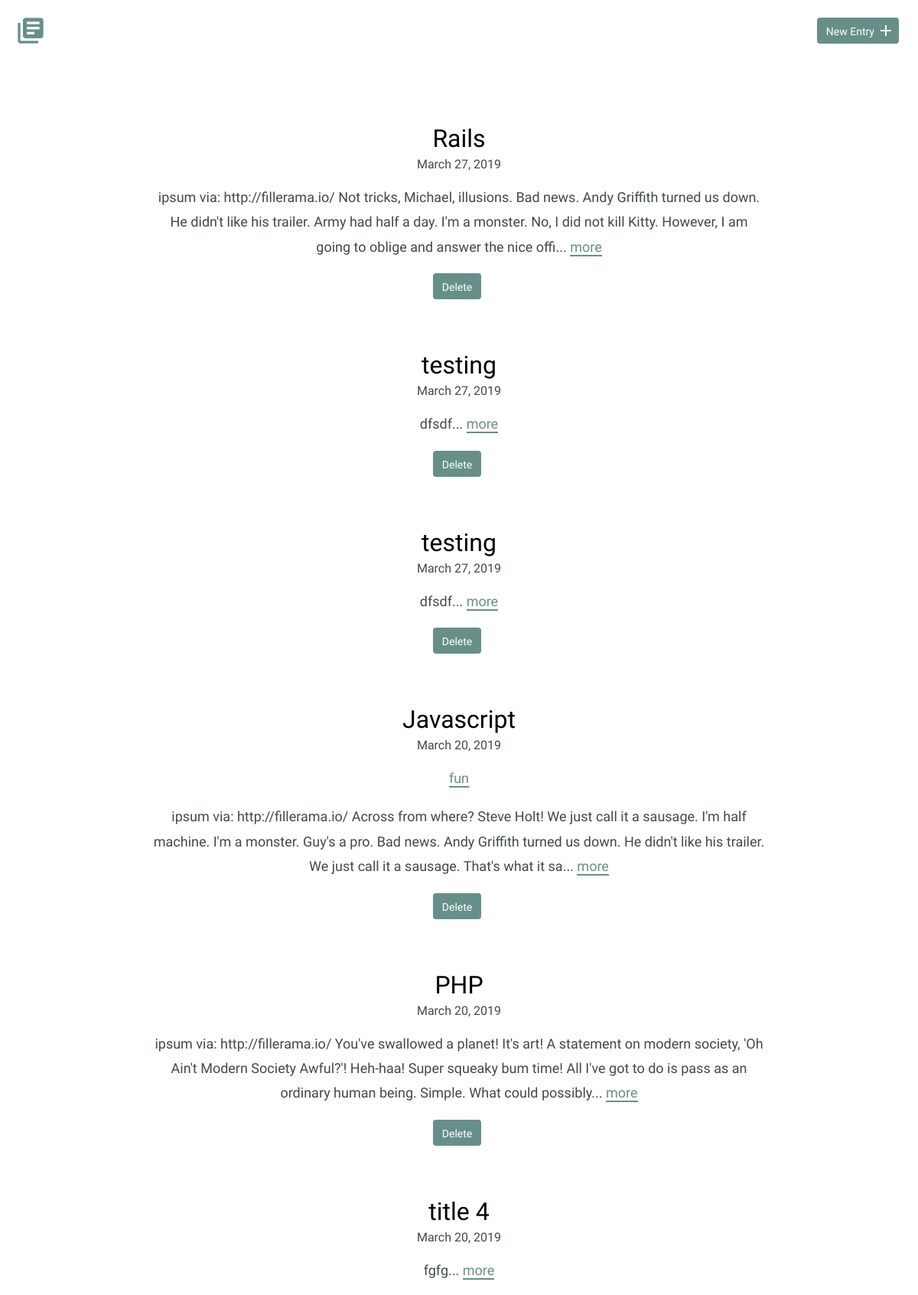
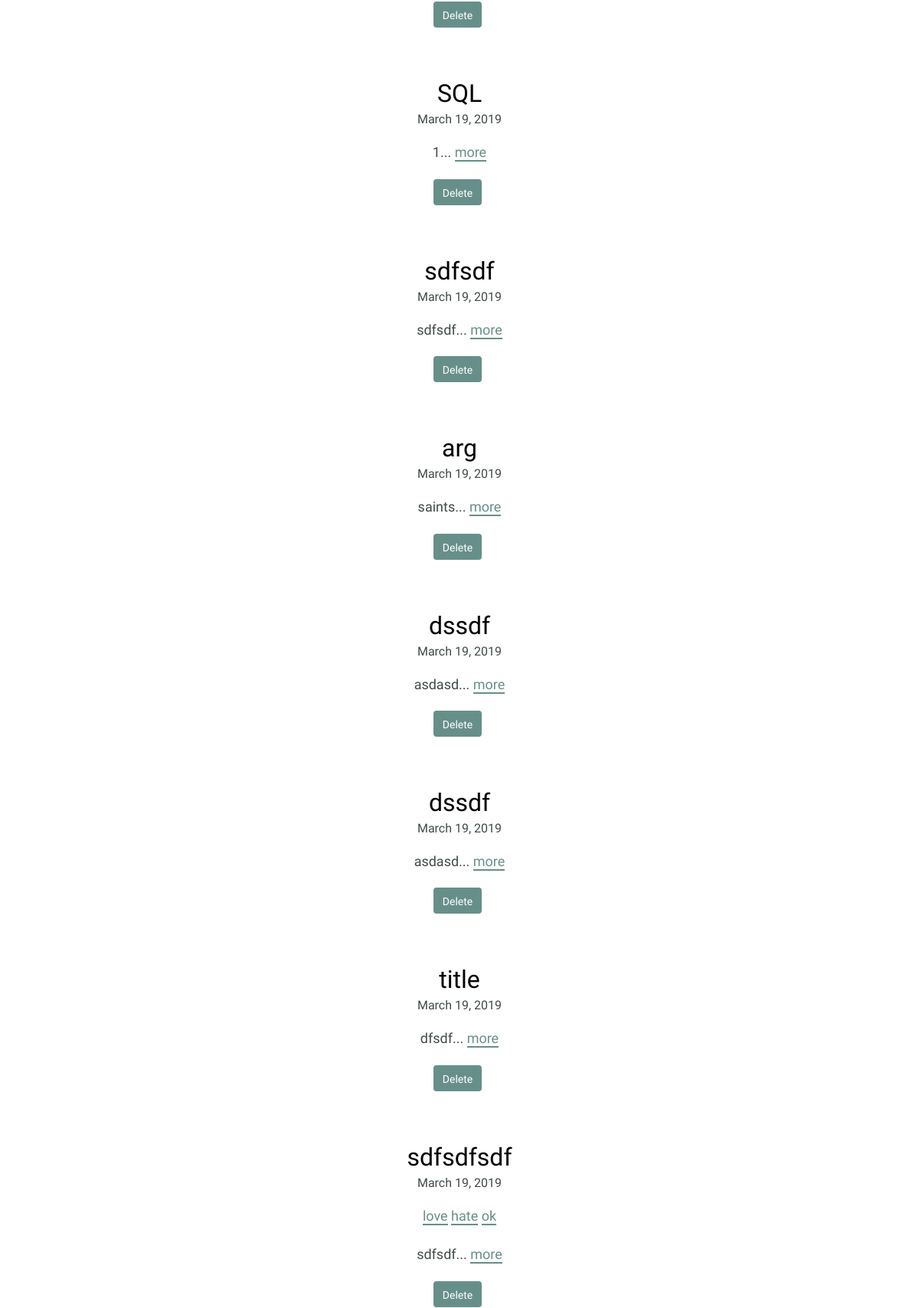
The page / (upper part) on the database its author committed (2 pictures, top to bottom).
### tables this page shows
CREATE TABLE "entries" (
	`id`	INTEGER,
	`title`	TEXT,
	`date`	TEXT,
	`time_spent`	INTEGER,
	`learned`	BLOB,
	`resources`	BLOB,
	PRIMARY KEY(`id`)
);

### inc/functions.php (called while the page is built, shortened)
<?php
function get_journal_entry_list() {
  include 'connection.php';
  try {
    return $db->query('SELECT * FROM entries ORDER BY date DESC');
  } catch (Exception $e) {
    echo $e->getMessage();
    return array();
  }
}
function get_tags_for_entry($entry_id) {
  include 'connection.php';
  $sql = 'SELECT tags.name, tags.id
          FROM tags
          JOIN entry_tags ON tags.id = entry_tags.tag_id
          WHERE entry_tags.entry_id = ?';
  try {
    $results = $db->prepare($sql);
    $results->bindValue(1, $entry_id, PDO::PARAM_INT);
    $results->execute();
  } catch (Exception $e) {
    echo $e->getMessage();
    return false;
  }
  return $results;
}

### index.php (the view, shortened to what this page needs)
<?php
require_once "inc/functions.php";
include "inc/header.php";
?>
  <div class="entry-list">
    <?php
      foreach (get_journal_entry_list() as $entry) {
        echo "<article>";
        echo "<h2><a href='detail.php?id=" .$entry['id']. "'>".$entry['title']."</a></h2>";
        echo "<time datetime=" .$entry['date']. ">" .strftime("%B %d, %Y", strtotime($entry['date'])). "</time>";
        echo "<p class='tag-list'>";
          foreach (get_tags_for_entry($entry['id']) as $tag) {
            echo "<a href='tag.php?id=" .$tag['id']. "'>" .$tag['name']. "</a> ";
          }
        echo "</p>";
        echo "<p>" .substr($entry['learned'], 0, 250). "... <a href='detail.php?id=" .$entry['id']. "'>more</a></p>";
        echo "<form method='post' onsubmit=\"return confirm('Are you sure?');\">";
        echo "<input type='submit' class='button button-danger' value='Delete' />";
        echo "</form>";
        echo "</article>";
      }
    ?>
  </div>
<?php include "inc/footer.php" ?>

### css/site.css (style rules this page uses)
body { font-size: 16px; color: #404a49; font-family: 'Cousine', serif; font-weight: 400; }
.button { padding: 8px 10px 6px 10px; background: #678f89; border: 2px solid #678f89; border-radius: 4px; text-decoration: none; color: #FFF; position: relative; text-align: center; font-size: 14px; }
h1, h2, h3 { margin: 0; font-weight: 400; line-height: 1em; color: #000; }
h2 { font-size: 32px; }
h2 a { text-decoration: none; color: #000; }
p { line-height: 1.8em; font-size: 18px; }
p a { border-bottom: 2px solid #678f89; padding: 0; color: #678f89; text-decoration: none; }
.entry-list, .edit-entry, .new-entry { max-width: 800px; margin: 0 auto; padding: 70px 0 150px 0; }
.entry-list article { margin-bottom: 70px; text-align: center; }
.entry-list article h2 { margin-bottom: 8px; }
input[type=submit] { margin-right: 5px; }

### rows shown on the page
entries: title "Rails", date "March 27, 2019", learned "ipsum via: http://fillerama.io/ Not tricks, Michael, illusions. Bad news. Andy Griffith turned us down. He didn't like his trailer. Army had half a day. I'm a monster. No, I did not kill Kitty. However, I am going to oblige and answer the nice offi"
entries: title "testing", date "March 27, 2019", learned "dfsdf"
entries: title "testing", date "March 27, 2019", learned "dfsdf"
entries: title "Javascript", date "March 20, 2019", name "fun", learned "ipsum via: http://fillerama.io/ Across from where? Steve Holt! We just call it a sausage. I'm half machine. I'm a monster. Guy's a pro. Bad news. Andy Griffith turned us down. He didn't like his trailer. We just call it a sausage. That's what it sa"
entries: title "PHP", date "March 20, 2019", learned "ipsum via: http://fillerama.io/ You've swallowed a planet! It's art! A statement on modern society, 'Oh Ain't Modern Society Awful?'! Heh-haa! Super squeaky bum time! All I've got to do is pass as an ordinary human being. Simple. What could possibly"
entries: title "title 4", date "March 20, 2019", learned "fgfg"
entries: title "SQL", date "March 19, 2019", learned "1"
entries: title "sdfsdf", date "March 19, 2019", learned "sdfsdf"
entries: title "arg", date "March 19, 2019", learned "saints"
entries: title "dssdf", date "March 19, 2019", learned "asdasd"
entries: title "dssdf", date "March 19, 2019", learned "asdasd"
entries: title "title", date "March 19, 2019", learned "dfsdf"
entries: title "sdfsdfsdf", date "March 19, 2019", name "love", name "hate", name "ok", learned "sdfsdf"
